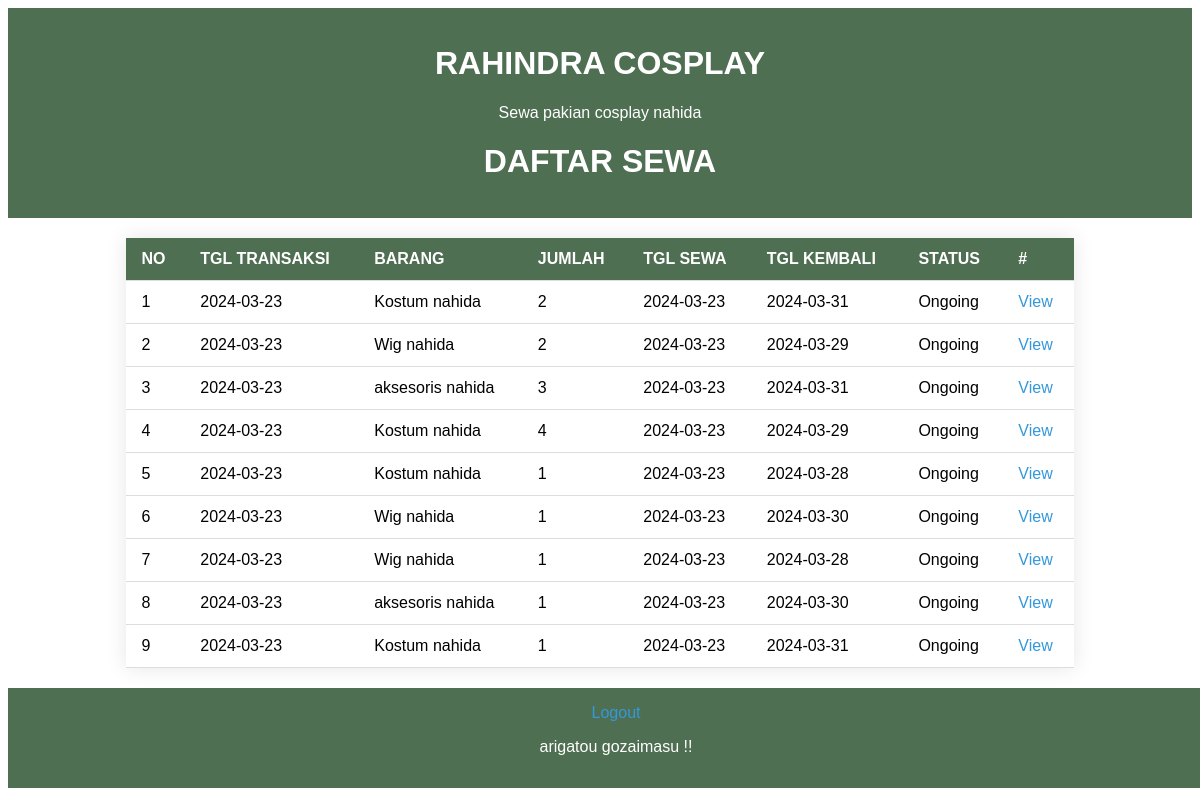
Screenshot of /admin/dashboard.php (signed in) with the database file from the repository.
### tables this page shows
CREATE TABLE `transaksi` (
  `id_transaksi` int(11) NOT NULL,
  `id_pelanggan` int(11) NOT NULL,
  `id_barang` int(11) NOT NULL,
  `ukuran_barang` varchar(5) NOT NULL,
  `jumlah_barang` int(11) NOT NULL,
  `harga_barang` double NOT NULL,
  `total_harga` double NOT NULL,
  `tanggal_sewa` date NOT NULL,
  `tanggal_kembali` date NOT NULL,
  `status_sewa` tinyint(1) NOT NULL DEFAULT 0,
  `status` tinyint(1) NOT NULL DEFAULT 1,
  `tgl_input` date NOT NULL DEFAULT current_timestamp(),
  `tgl_update` date NOT NULL DEFAULT current_timestamp()
);

CREATE TABLE `barang` (
  `id_barang` int(11) NOT NULL,
  `nama_barang` varchar(80) NOT NULL,
  `gambar_barang` varchar(150) NOT NULL,
  `jenis_barang` varchar(50) NOT NULL,
  `ukuran_barang` varchar(20) NOT NULL,
  `stok_barang` int(11) NOT NULL,
  `harga_barang` double NOT NULL,
  `status` tinyint(1) NOT NULL DEFAULT 1,
  `tgl_input` date NOT NULL DEFAULT current_timestamp(),
  `tgl_update` date NOT NULL DEFAULT current_timestamp()
);

### app/Dbconfig.php (called while the page is built, shortened)
<?php
class Database
{
    private $host       = "localhost";
    private $username   = "root";
    private $pass       = "";
    private $db_name    = "db_human";
    protected function __construct()
    {
        return $this->db = mysqli_connect($this->host, $this->username, $this->pass, $this->db_name);
    }
}

### app/Transaksi.php (called while the page is built, shortened)
<?php
require_once 'Dbconfig.php';
class Transaksi extends DB\Database
{
    function getAll()
    {
        $sql = "SELECT t.*, b.nama_barang
                FROM transaksi as t
                JOIN barang as b ON t.id_barang = b.id_barang
                WHERE t.status = 1";
        $query = mysqli_query($this->db, $sql);
        while ($data = mysqli_fetch_array($query)) {
            $transaksi[] = $data;
        }
        return $transaksi ?? '';
    }
}

### admin/dashboard.php (the view, shortened to what this page needs)
<!DOCTYPE html>
<html lang="en">
<head>
    <link rel="stylesheet" href="../css/dashboardAdmin.css">
    <?php
    require '../app/Transaksi.php';
    $trans = new Transaksi();
    ?>
</head>
<body>
<header>
        <h1 style="color: white;">RAHINDRA COSPLAY</h1>
        <p>Sewa pakian cosplay nahida</p>
        <h1 style="color: white;">DAFTAR SEWA</h1>
    </header>
    <table>
        <thead>
            <tr>
                <th>NO</th>
                <th>TGL TRANSAKSI</th>
                <th>BARANG</th>
                <th>JUMLAH</th>
                <th>TGL SEWA</th>
                <th>TGL KEMBALI</th>
                <th>STATUS</th>
                <th>#</th>
            </tr>
        </thead>
        <tbody>
            <?php
            $data_trans = $trans->getAll();
            if ($data_trans) {
                $no = 0;
                foreach ($data_trans as $data) {
                    $no++;
                    echo '<tr>
                        <td>' . $no . '</td>
                        <td>' . $data['tgl_input'] . '</td>
                        <td>' . $data['nama_barang'] . '</td>
                        <td>' . $data['jumlah_barang'] . '</td>
                        <td>' . $data['tanggal_sewa'] . '</td>
                        <td>' . $data['tanggal_kembali'] . '</td>
                        <td>' . ($data['status_sewa'] ? 'Finished' : 'Ongoing') . '</td>
                        <td><a href="view_transaksi.php?id='.$data['id_transaksi']. '">View</a></td>
                    </tr>';
                }
            } else {
                echo '<tr><td colspan="8">No data</td></tr>';
            }
            ?>
        </tbody>
    </table>
</body>
<footer>
        <a href="../login.php?logout=1">Logout</a>
        <p>arigatou gozaimasu !!</p>
    </footer>
</html>

### css/dashboardAdmin.css (style rules this page uses)
body { font-family: Arial, sans-serif; background-color: #fff; margin: 3; padding: 0; }
header { background-color: #4F6F52; color: #fff; padding: 1em; text-align: center; }
table { width: 80%; margin: 20px auto; border-collapse: collapse; box-shadow: 0 0 20px rgba(0, 0, 0, 0.1); background-color: #fff; }
th, td { padding: 12px 15px; text-align: left; border-bottom: 1px solid #ddd; }
th { background-color: #4F6F52; color: #fff; }
a { text-decoration: none; color: #3498db; }
footer { background-color: #4F6F52; color: #fff; text-align: center; padding: 1em; bottom: 0; width: 100%; }

### rows the page displays
transaksi: tgl_input "2024-03-23", id_barang.nama_barang "Kostum nahida", jumlah_barang "2", tanggal_sewa "2024-03-23", tanggal_kembali "2024-03-31", status_sewa "Ongoing"
transaksi: tgl_input "2024-03-23", id_barang.nama_barang "Wig nahida", jumlah_barang "2", tanggal_sewa "2024-03-23", tanggal_kembali "2024-03-29", status_sewa "Ongoing"
transaksi: tgl_input "2024-03-23", id_barang.nama_barang "aksesoris nahida", jumlah_barang "3", tanggal_sewa "2024-03-23", tanggal_kembali "2024-03-31", status_sewa "Ongoing"
transaksi: tgl_input "2024-03-23", id_barang.nama_barang "Kostum nahida", jumlah_barang "4", tanggal_sewa "2024-03-23", tanggal_kembali "2024-03-29", status_sewa "Ongoing"
transaksi: tgl_input "2024-03-23", id_barang.nama_barang "Kostum nahida", jumlah_barang "1", tanggal_sewa "2024-03-23", tanggal_kembali "2024-03-28", status_sewa "Ongoing"
transaksi: tgl_input "2024-03-23", id_barang.nama_barang "Wig nahida", jumlah_barang "1", tanggal_sewa "2024-03-23", tanggal_kembali "2024-03-30", status_sewa "Ongoing"
transaksi: tgl_input "2024-03-23", id_barang.nama_barang "Wig nahida", jumlah_barang "1", tanggal_sewa "2024-03-23", tanggal_kembali "2024-03-28", status_sewa "Ongoing"
transaksi: tgl_input "2024-03-23", id_barang.nama_barang "aksesoris nahida", jumlah_barang "1", tanggal_sewa "2024-03-23", tanggal_kembali "2024-03-30", status_sewa "Ongoing"
transaksi: tgl_input "2024-03-23", id_barang.nama_barang "Kostum nahida", jumlah_barang "1", tanggal_sewa "2024-03-23", tanggal_kembali "2024-03-31", status_sewa "Ongoing"
